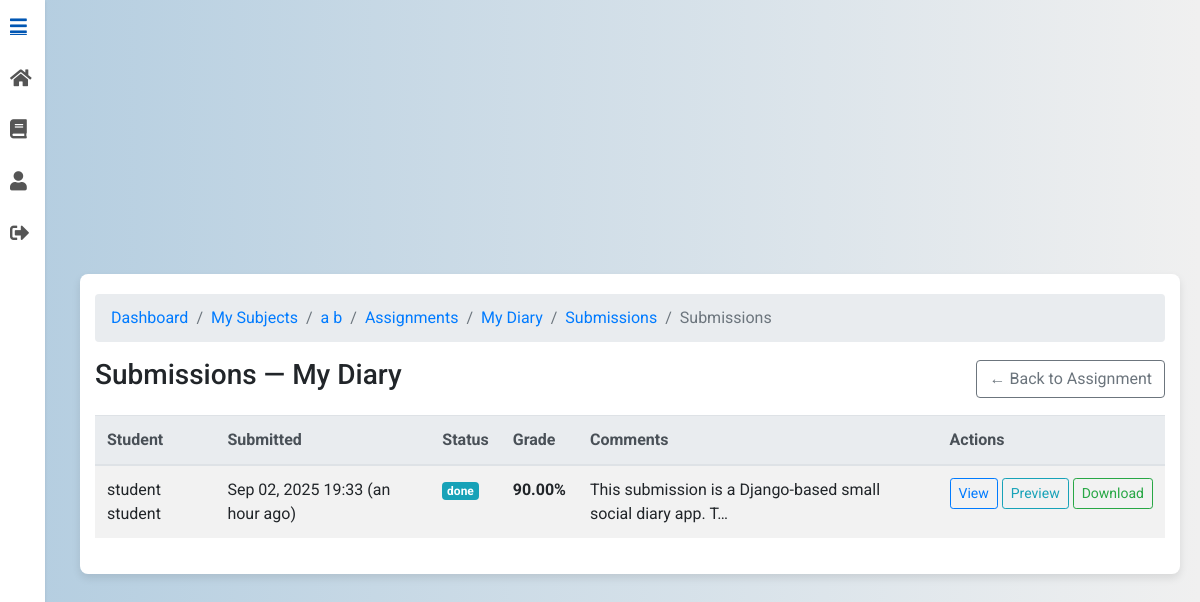
The page /assignments/44/submissions/ (signed in) on the database its author committed.
### subjects/models.py (models this page shows, shortened)
class Subject(models.Model):
    name = models.CharField(max_length=100)
    professor = models.ForeignKey(
        CustomUser,
        limit_choices_to={"role": "professor"},
        on_delete=models.CASCADE,
        editable=False,
    )
    description = models.TextField(blank=True)
    class Meta:
        ordering = ["name"]

### assignments/models.py (models this page shows, shortened)
class Assignment(models.Model):
    title = models.CharField(max_length=255)
    description = models.TextField()
    subject = models.ForeignKey(Subject, related_name="assignments", on_delete=models.CASCADE)
    professor = models.ForeignKey(CustomUser, limit_choices_to={'role': 'professor'}, on_delete=models.CASCADE)
    due_date = models.DateTimeField()
    file = models.FileField(upload_to=assignment_upload_path, blank=True, null=True)
    autograde_enabled = models.BooleanField(default=True)
    autograde_max_tokens = models.PositiveIntegerField(default=16000)
    autograde_leniency = models.PositiveIntegerField(default=5)
    autograde_weight_runtime = models.FloatField(default=0.7)
    autograde_weight_rubric = models.FloatField(default=0.3)
    autograde_job_scheduled = models.BooleanField(default=False)
    autograde_done_at = models.DateTimeField(blank=True, null=True)
    created_at = models.DateTimeField(auto_now_add=True)
    updated_at = models.DateTimeField(auto_now=True)

class AssignmentSubmission(models.Model):
    assignment = models.ForeignKey(Assignment, related_name="submissions", on_delete=models.CASCADE)
    student = models.ForeignKey(CustomUser, related_name="assignment_submissions", on_delete=models.CASCADE)
    file = models.FileField(upload_to=submission_upload_path)
    submitted_at = models.DateTimeField(default=timezone.now)
    grade_pct = models.FloatField(null=True, blank=True)
    AUTOGRADE_STATUS = [
        ("queued", "Queued"),
        ("running", "Running"),
        ("done", "Done"),
        ("failed", "Failed"),
        ("await_manual", "Await manual review"),
    ]
    autograde_status = models.CharField(max_length=12, choices=AUTOGRADE_STATUS, default="queued")
    autograde_report = models.JSONField(blank=True, null=True)
    ai_feedback = models.TextField(blank=True)
    runner_logs = models.TextField(blank=True)
    class Meta:
        unique_together = (("assignment", "student"),)
        ordering = ["-submitted_at"]

### users/models.py (models this page shows, shortened)
class CustomUser(AbstractUser):
    ROLE_CHOICES = [
        ('student', 'Student'),
        ('professor', 'Professor')
    ]
    role = models.CharField(max_length=10, choices=ROLE_CHOICES)
    institution = models.ForeignKey('Institution', on_delete=models.SET_NULL, null=True, blank=True)

### assignments/views.py (the view)
# urls.py: path("<int:pk>/submissions/", views.AssignmentSubmissionsListView.as_view(), name="assignment_submissions"),
class AssignmentSubmissionsListView(LoginRequiredMixin, BreadcrumbMixin, ListView):
    template_name = "assignment_submissions.html"
    context_object_name = "submissions"
    def get_queryset(self):
        self.assignment = get_object_or_404(Assignment, pk=self.kwargs["pk"])
        if not _is_owner_prof(self.request.user, self.assignment.subject):
            raise Http404("Not found.")
        if not HAS_SUBMISSIONS:
            return []
        return (
            AssignmentSubmission.objects
            .filter(assignment=self.assignment)
            .select_related("student")
            .order_by("-submitted_at")
        )
    def get_breadcrumbs(self):
        a = self.assignment
        return [
            ("Dashboard", DASHBOARD_URL),
            ("My Subjects", reverse_lazy("subjects:my_subjects")),
            (a.subject.name, reverse_lazy("subjects:subject_detail", kwargs={"pk": a.subject.pk})),
            ("Assignments", reverse_lazy("assignments:assignment_list", kwargs={"subject_id": a.subject.pk})),
            (a.title, reverse_lazy("assignments:assignment_detail", kwargs={"pk": a.pk})),
            ("Submissions", self.request.path),
        ]
    def get_context_data(self, **kwargs):
        ctx = super().get_context_data(**kwargs)
        ctx["assignment"] = self.assignment
        ctx["subject"] = self.assignment.subject
        ctx["can_manage"] = True
        ctx["breadcrumbs"] = self.get_breadcrumbs()
        return ctx

### UniGrading/mixin.py (called while the page is built)
    def get_context_data(self, **kwargs):
        context = super().get_context_data(**kwargs)
        context["breadcrumbs"] = self.get_breadcrumbs()
        return context

### assignments/views.py (called while the page is built)
def _is_owner_prof(user, subject: Subject) -> bool:
    return getattr(user, "role", None) == "professor" and subject.professor_id == user.id

### assignments/templates/assignment_submissions.html (shortened to what this page needs)
{% extends 'base.html' %}
{% load humanize %}
{% block content %}
<div class="container mt-5">
  <nav aria-label="breadcrumb">
    <ol class="breadcrumb">
      {% for name, url in breadcrumbs %}
        <li class="breadcrumb-item"><a href="{{ url }}">{{ name }}</a></li>
      {% endfor %}
      <li class="breadcrumb-item active" aria-current="page">Submissions</li>
    </ol>
  </nav>
  <div class="d-flex justify-content-between align-items-center mb-3">
    <h3>Submissions — {{ assignment.title }}</h3>
    <a href="{% url 'assignments:assignment_detail' assignment.pk %}" class="btn btn-outline-secondary">
      ← Back to Assignment
    </a>
  </div>
  {% if submissions %}
    <div class="table-responsive">
      <table class="table table-striped table-hover">
        <thead class="thead-light">
          <tr>
            <th>Student</th>
            <th>Submitted</th>
            <th>Status</th>
            <th>Grade</th>
            <th>Comments</th>
            <th style="width: 190px;">Actions</th>
          </tr>
        </thead>
        <tbody>
        {% for s in submissions %}
          <tr>
            <td>
              {{ s.student.get_full_name|default:s.student.email }}
            </td>
            <td title="{{ s.submitted_at }}">
              {{ s.submitted_at|date:"M d, Y H:i" }} ({{ s.submitted_at|naturaltime }})
            </td>
            <td>
              {% if s.autograde_status %}
                <span class="badge badge-{{ s.autograde_status|yesno:'info,warning,success,danger' }}">
                  {{ s.autograde_status }}
                </span>
              {% else %}
                <span class="badge badge-secondary">n/a</span>
              {% endif %}
            </td>
            <td>
              {% if s.grade_pct is not None %}
                <strong>{{ s.grade_pct|floatformat:2 }}%</strong>
              {% else %}
                <span class="text-muted">Pending</span>
              {% endif %}
            </td>
            <td>
              {% if s.ai_feedback %}
                {{ s.ai_feedback|truncatechars:60 }}
              {% else %}
                <span class="text-muted">—</span>
              {% endif %}
            </td>
            <td class="text-nowrap">
              <a class="btn btn-sm btn-outline-primary"
                 href="{% url 'assignments:assignment_submission_detail' s.pk %}">
                View
              </a>
              <a class="btn btn-sm btn-outline-info"
                 href="{% url 'assignments:preview_submission_file' s.pk %}" target="_blank" rel="noopener">
                Preview
              </a>
              <a class="btn btn-sm btn-outline-success"
                 href="{% url 'assignments:download_submission_file' s.pk %}">
                Download
              </a>
            </td>
          </tr>
        {% endfor %}
        </tbody>
      </table>
    </div>
  {% else %}
    <div class="alert alert-info mb-0">
      No submissions yet.
    </div>
  {% endif %}
</div>
{% endblock %}

### static/css/styles.css (style rules this page uses)
body { font-family: 'Roboto', sans-serif; background: linear-gradient(to right, #b3cde0, #f0f0f0); margin: 0; padding: 0; display: flex; justify-content: center; align-items: center; min-height: 100vh; }
.container { background-color: #ffffff; padding: 20px; border-radius: 8px; box-shadow: 0 4px 8px rgba(0, 0, 0, 0.1); max-width: 900px; width: 100%; animation: fadeIn 1s ease-in-out; }

### subjects/templates/base.html (style rules this page uses)
body { background: linear-gradient(to right, #b3cde0, #f0f0f0); margin: 0; padding: 0; font-family: 'Roboto', sans-serif; display: flex; }
.main-content > * { max-width: 100%; }

### rows shown on the page
Subject: breadcrumbs "a b"
Assignment: breadcrumbs "My Diary", title "My Diary"
AssignmentSubmission: student.get_full_name "student student", submitted_at "Sep 02, 2025 19:33", submitted_at "an hour ago", autograde_status "done", grade_pct "90.00", ai_feedback "This submission is a Django-based small social diary app. T…"

### other values the page prints
{{ name }} "Dashboard" "My Subjects" "Assignments" "Submissions"
